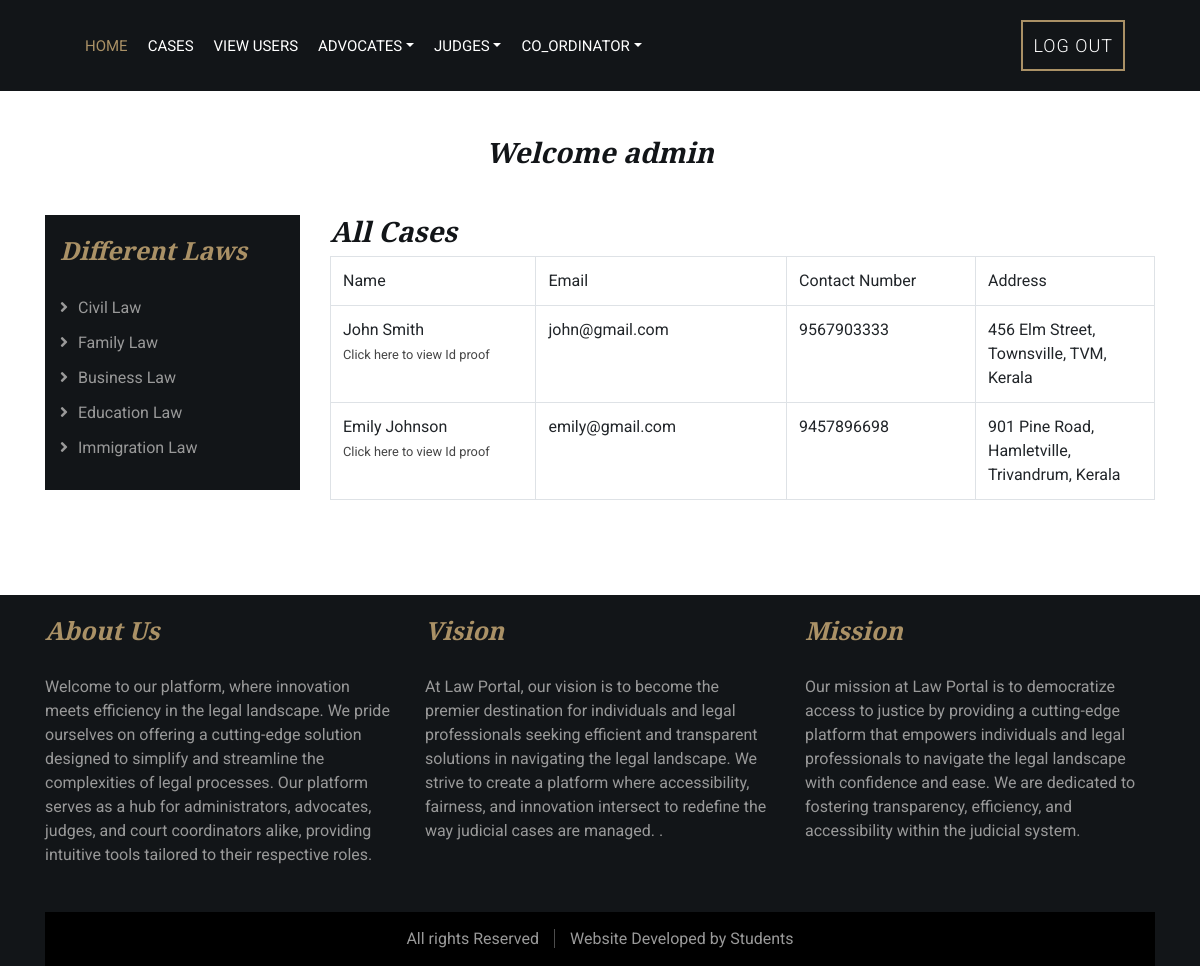
The page /phpfiles/view_all_users.php (signed in) on the database its author committed.
### tables this page shows
CREATE TABLE `user_details` (
  `uid` int(11) NOT NULL,
  `user_id` int(10) NOT NULL,
  `name` varchar(100) NOT NULL,
  `email` varchar(100) NOT NULL,
  `phone` varchar(20) NOT NULL,
  `address` varchar(200) NOT NULL,
  `id_proof` varchar(300) NOT NULL
);

### phpfiles/view_all_users.php (the view)
<?php
include("user_auth.php");
include('adminheader.php');
if(!isset($user))
{
	echo "<script>window.location='../index.php'</script>";
}
else
{
		$sql="SELECT * FROM `user_details`";
		$result=$con->query($sql);
?>
            <div class="service">
                <div class="container">
                    <div class="section-header">
					<h3>Welcome <?php echo $usern['name']; ?></h3>
                    </div>
					<div class="row">
					<?php include('laws.php'); ?>
						<div class="col-lg-9">
					<div class="row">
						<div class="col-12">
						<h3>All Cases</h3>
						<table class="table table-bordered">
							<tr>
								<td width="125">Name</td>
								<td width="125">Email</td>
								<td width="61">Contact Number</td>
								<td width="85">Address</td>
						    </tr>
							<?php
					while($row=$result->fetch_assoc())
					{
						?>
							<tr>
								<td><?php echo $row['name']; ?>
								<br><small><a href="../uploads/user/215602843NF.PNG" target="_blank">Click here to view Id proof</a></small>
								</td>
								<td><?php echo $row['email']; ?></td>
								<td><?php echo $row['phone']; ?></td>
								<td><?php echo $row['address']; ?></td>
						    </tr>
						<?php } ?>
						</table>
					</div>
					</div>
						</div>
					</div>
                </div>
            </div>
            <?php include('footer2.php'); } ?>

### template/css/style.css (style rules this page uses)
body { color: #666666; background: #ffffff; font-family: 'Roboto', sans-serif; font-weight: 400; }
h1, h2, h3, h4, h5, h6 { font-family: 'EB Garamond', serif; font-weight: 600; font-style: italic; color: #121518; }
a { color: #454545; transition: .3s; }
.section-header { position: relative; width: 100%; text-align: center; margin-bottom: 45px; }
.service { position: relative; width: 100%; padding: 45px 0 15px 0; }

### rows shown on the page
user_details: name "John Smith", email "john@gmail.com", phone "9567903333", address "456 Elm Street, Townsville, TVM, Kerala"
user_details: name "Emily Johnson", email "emily@gmail.com", phone "9457896698", address "901 Pine Road, Hamletville, Trivandrum, Kerala"

### other values the page prints
$usern['name'] "admin"
